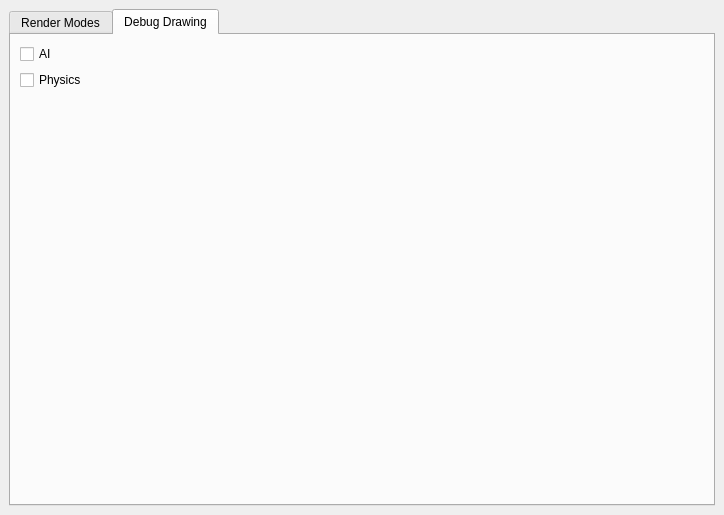
<?xml version="1.0" encoding="UTF-8"?>
<ui version="4.0">
 <class>RenderingDockWidget</class>
 <widget class="QDockWidget" name="RenderingDockWidget">
  <property name="geometry">
   <rect>
    <x>0</x>
    <y>0</y>
    <width>724</width>
    <height>515</height>
   </rect>
  </property>
  <property name="windowTitle">
   <string>Rendering</string>
  </property>
  <widget class="QWidget" name="dockWidgetContents">
   <layout class="QHBoxLayout" name="horizontalLayout">
    <item>
     <widget class="QTabWidget" name="tabWidgetRendering">
      <property name="currentIndex">
       <number>1</number>
      </property>
      <widget class="QWidget" name="tabRenderModes">
       <attribute name="title">
        <string>Render Modes</string>
       </attribute>
       <layout class="QFormLayout" name="formLayout">
        <item row="0" column="0">
         <widget class="QRadioButton" name="radioButtonWireframe">
          <property name="text">
           <string>Wireframe</string>
          </property>
         </widget>
        </item>
        <item row="1" column="0">
         <widget class="QRadioButton" name="radioButtonTextured">
          <property name="text">
           <string>Textured</string>
          </property>
         </widget>
        </item>
        <item row="2" column="0">
         <widget class="QRadioButton" name="radioButtonShaded">
          <property name="text">
           <string>Shaded</string>
          </property>
         </widget>
        </item>
       </layout>
      </widget>
      <widget class="QWidget" name="tabDebugDrawing">
       <attribute name="title">
        <string>Debug Drawing</string>
       </attribute>
       <layout class="QFormLayout" name="formLayout_2">
        <item row="0" column="0">
         <widget class="QCheckBox" name="checkBoxDebugAI">
          <property name="text">
           <string>AI</string>
          </property>
         </widget>
        </item>
        <item row="1" column="0">
         <widget class="QCheckBox" name="checkBoxDebugPhysics">
          <property name="text">
           <string>Physics</string>
          </property>
         </widget>
        </item>
       </layout>
      </widget>
     </widget>
    </item>
   </layout>
  </widget>
 </widget>
 <resources/>
 <connections/>
</ui>
